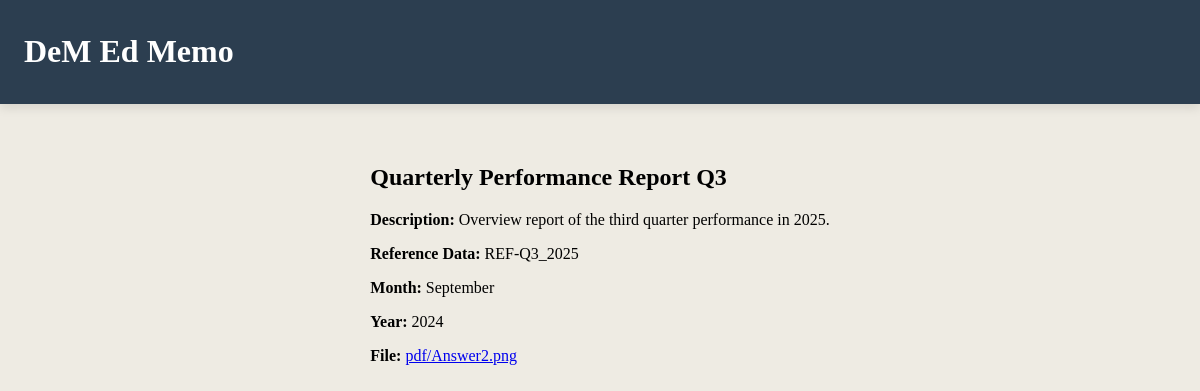
Page /memo/list-content/page/1/content/16/id on the committed database.
### b2_dep_model/models.py (models this page shows, shortened)
class MemoTable(models.Model):
    title = models.CharField(max_length=255,
    help_text = 'Memo title (max 25 characters)'
    )
    description = models.TextField(max_length=255,
        help_text = 'Detailed description of the memo'
    )
    reference_data = models.CharField(
        max_length = 50,
        unique=True,
        db_index=True,
        help_text = 'Reference data (max 50 characters)'
    )
    month = models.CharField(
        max_length=50,
        db_index=True,
        help_text = 'Month of the memo'
    )
    year = models.CharField(
        max_length=50,
        db_index = True,
        help_text = 'Year of the memo'
        )
    recent = models.BooleanField(
        default=True,
        db_index=True,
        help_text = 'Recent memo'
        )
    file = models.FileField(
        upload_to='pdf/',
        validators=[FileExtensionValidator(allowed_extensions=['pdf'])],
        help_text="PDF file only, max 10MB"
    )
    created_at = models.DateTimeField(
        auto_now=True,
        help_text='When the nemo was lasted updated'
    )
    updated_at = models.DateTimeField(
        auto_now=True,
        help_text='When the memo was lasted updated'
    )
    class Meta:
        db_table = 'memo_table'
        ordering = ['-month']
        verbose_name = 'Memo'
        verbose_name_plural = 'Memo'
        indexes = [
            models.Index(fields=['month', 'year']),
            models.Index(fields=['recent', '-created_at']),
            models.Index(fields=['title']),
        ]

### a2_public_function/views.py (the view)
# urls.py: path('memo/list-content/page/<int:page_number>/content/<int:id>/id',views.memo_views_content,name='memo_views_content'),
def memo_views_content(request,page_number,id,):
    memo_entry = get_object_or_404(MemoTable,id=id)
    return render(request,'for_user/2_memo_content.html',{'memo_entry':memo_entry,'page_number':page_number})

### templates/for_user/2_memo_content.html (shortened to what this page needs)
<!DOCTYPE html>
<html lang="en">
<head>
</head>
<body>
  <header>
    <h1>DeM Ed Memo</h1>
  </header>
<main>
  <div class="container">
      <h2>{{ memo_entry.title }}</h2>
      <p><strong>Description:</strong> {{ memo_entry.description }}</p>
      <p><strong>Reference Data:</strong> {{ memo_entry.reference_data }}</p>
      <p><strong>Month:</strong> {{ memo_entry.month }}</p>
      <p><strong>Year:</strong> {{ memo_entry.year }}</p>
      <p><strong>File:</strong> <a href="{{ memo_entry.file.url }}">{{ memo_entry.file }}</a></p>
  </div>
</main>
</body>
</html>

### templates/for_user/2_memo_content.html (style rules this page uses)
body { margin: 0; padding: 0; background-color: #EEEBE3; }
header { background-color: #2c3e50; color: white; padding: 12px 24px; font-size: 16px; display: flex; align-items: center; box-shadow: 0 4px 10px rgba(0, 0, 0, 0.1); }
main { display: flex; flex-wrap: wrap; justify-content: center; align-items: flex-start; padding: 40px; gap: 40px; }

### rows in the picture
MemoTable: title "Quarterly Performance Report Q3", description "Overview report of the third quarter performance in 2025.", reference_data "REF-Q3_2025", month "September", year "2024", file "pdf/Answer2.png"
